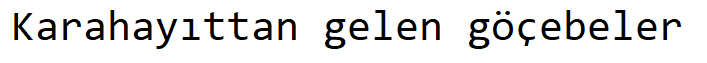
#> input picture TEMEL_ISLEMLER/media/metin.png, 707 x 63 px
$ python kose_saptama.py
#> lines starting #> are read from the running program, lines starting #| are printed output that depends on the picture; after the words box and inside, x2 and y2 are one past the last pixel; in counts of white or black regions, pixels touching at a corner belong together
import cv2
import numpy as np

# Callback function for the trackbar
def on_trackbar(val):
    # Get the current positions of the trackbars
#> called with val = 50
    cornerMetin = cv2.getTrackbarPos("corner", "metin")
    cornerSekil = cv2.getTrackbarPos("corner", "sekil")

    # Read the images
    img = cv2.imread('media/metin.png')
#> img is the input picture: shape (63, 707, 3); mean B, G, R 226.5, 226.5, 226.5
    img1 = cv2.imread('media/triangle.png')
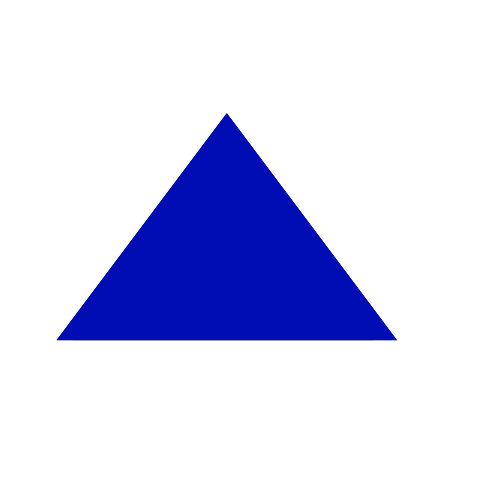
#> input picture TEMEL_ISLEMLER/media/triangle.png, 500 x 500 px
#> img1 is the input picture: shape (500, 500, 3); mean B, G, R 243.5, 217.4, 215.4

    # Convert the images to grayscale
    gray = cv2.cvtColor(img, cv2.COLOR_BGR2GRAY)
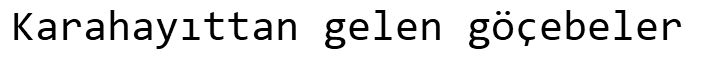
#> gray: shape (63, 707); min 0, max 255, mean 226.5
    gray1 = cv2.cvtColor(img1, cv2.COLOR_BGR2GRAY)
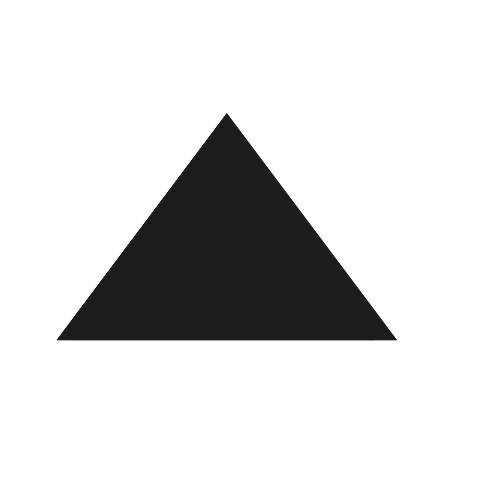
#> gray1: shape (500, 500); min 28, max 255, mean 219.7

    # Convert the grayscale images to float32
    gray = np.float32(gray)
    gray1 = np.float32(gray1)

    # Find corners in the images using the goodFeaturesToTrack function
    corners = cv2.goodFeaturesToTrack(gray, cornerMetin, 0.01, 10)
#> corners = 50 rows, first 8: [615, 38], [375, 38], [183, 38], [488, 20], [344, 20], [246, 20], [222, 20], [157, 47]
    corners1 = cv2.goodFeaturesToTrack(gray1, cornerSekil, 0.01, 10)
#> corners1 = [[226, 114], [57, 339], [395, 339]]

    # Convert the corner coordinates to integers
    corners = np.int0(corners)
    corners1 = np.int0(corners1)

    # Draw circles at the detected corners
    for corner in corners:
        x, y = corner.ravel()
        cv2.circle(img, (x, y), 3, (0, 0, 255), -1)
#> this loop made 50 passes
#> (x, y) on passes 1 to 12: (615, 38), (375, 38), (183, 38), (488, 20), (344, 20), (246, 20), (222, 20), (157, 47), (630, 38), (390, 38), (198, 38), (654, 37)
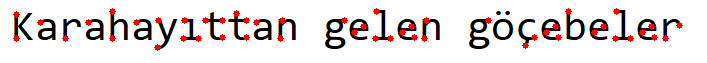
#> img: shape (63, 707, 3); 3.26% of pixels changed, all inside (x1, y1, x2, y2) = (13, 8, 683, 51)
    for corner1 in corners1:
        x, y = corner1.ravel()
        cv2.circle(img1, (x, y), 3, (0, 0, 255), -1)
#> this loop made 3 passes
#> img1: shape (500, 500, 3); 0.03% of pixels changed, all inside (x1, y1, x2, y2) = (54, 111, 399, 343)

    # Display the images with the detected corners
    cv2.imshow("metin", img)
    cv2.imshow("sekil", img1)

# Create named windows for the images
cv2.namedWindow("metin")
cv2.namedWindow("sekil")

# Create trackbars to control the number of corners
cv2.createTrackbar("corner", "metin", 50, 100, on_trackbar)
cv2.createTrackbar("corner", "sekil", 50, 100, on_trackbar)

# Wait for a key press to exit
cv2.waitKey(0)

# Close all windows
cv2.destroyAllWindows()

'''
Explanation:

1. Import the `cv2` and `numpy` modules.
2. Define a callback function `on_trackbar` that will be called when the trackbar positions change.
3. Inside the callback function, retrieve the current positions of the trackbars using `cv2.getTrackbarPos`.
4. Read the images `'media/metin.png'` and `'media/triangle.png'` using `cv2.imread`.
5. Convert the images to grayscale using `cv2.cvtColor`.
6. Convert the grayscale images to `float32` using `np.float32`.
7. Use `cv2.goodFeaturesToTrack` to find corners in the images. The `cornerMetin` and `cornerSekil` variables control the maximum number of corners to be detected.
8. Convert the corner coordinates to integers using `np.int0`.
9. Draw circles at the detected corners using `cv2.circle`.
10. Display the images with the detected corners using `cv2.imshow`.
11. Create named windows for the images using `cv2.namedWindow`.
12. Create trackbars to control the number of corners using `cv2.createTrackbar`. The callback function `on_trackbar` will be called when the trackbar positions change.
13. Wait for a key press using `cv2.waitKey`.
14. Close all windows using `cv2.destroyAllWindows`.

This code allows you to control the number of corners to be detected in two images using trackbars. The images are read, converted to grayscale, and the `goodFeaturesToTrack` function is used to find corners. The detected corners are then visualized by drawing circles on the images. The number of corners can be adjusted using the trackbars in the windows.
'''
